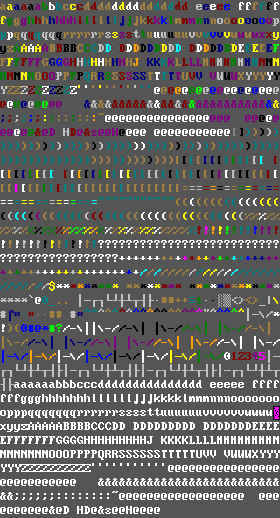
#> input picture vulture5-win/win/vulture/gamedata/map/ascii/nethack_3_6_0.png, 280 x 518 px
$ python contact_sheet.py
#> lines starting #> are read from the running program, lines starting #| are printed output that depends on the picture
#!/usr/bin/env python3
"""
Path A contact sheets + machine-readable mapping output.

Reads mapping.csv (from validate.py) and the (modified) atlas, and renders one
labeled contact sheet per group (monsters, objects, other): each 5.0.0 tile shown
as the atlas cell it maps to, upscaled; PLACEHOLDER entries rendered in MAGENTA.
Also emits patha_mapping.html (browsable table with 5.0.0 index/name, target index,
3.6.x name, provenance). mapping.csv itself is the CSV deliverable.
"""
import csv, os
from PIL import Image, ImageDraw

COLS_ATLAS, CW, CH = 40, 7, 14
SCALE = 4                      # upscale factor for the tiny 7x14 cells
SHEET_COLS = 24
MAGENTA = (255, 0, 255, 255)


def load_rows(csv_path):
    with open(csv_path, newline="") as fh:
        return list(csv.DictReader(fh))


def atlas_cell(atlas, idx):
    x0, y0 = (idx % COLS_ATLAS) * CW, (idx // COLS_ATLAS) * CH
    return atlas.crop((x0, y0, x0 + CW, y0 + CH))


def make_sheet(rows, atlas, out_png, placeholder_cell):
    cw, ch = CW * SCALE, CH * SCALE
    pad = 2
    n = len(rows)
    cols = SHEET_COLS
    rowsn = (n + cols - 1) // cols
    W = cols * (cw + pad) + pad
    H = rowsn * (ch + pad) + pad
    sheet = Image.new("RGBA", (W, H), (30, 30, 30, 255))
    for i, r in enumerate(rows):
        cx = pad + (i % cols) * (cw + pad)
        cy = pad + (i // cols) * (ch + pad)
        tgt = int(r["target_index"])
        if r["provenance"].endswith("placeholder") or tgt == placeholder_cell:
            cell = Image.new("RGBA", (CW, CH), MAGENTA)
            d = ImageDraw.Draw(cell)
            d.line((0, 0, CW - 1, CH - 1), fill=(0, 0, 0, 255))
            d.line((0, CH - 1, CW - 1, 0), fill=(0, 0, 0, 255))
        else:
            cell = atlas_cell(atlas, tgt)
        sheet.paste(cell.resize((cw, ch), Image.NEAREST), (cx, cy))
    sheet.save(out_png)
    return n, W, H


def main():
    here = os.path.dirname(os.path.abspath(__file__))
    root = os.path.abspath(os.path.join(here, "..", "..", ".."))
    atlas_path = os.path.join(root, "win", "vulture", "gamedata", "map", "ascii", "nethack_3_6_0.png")
    atlas = Image.open(atlas_path).convert("RGBA")
#> atlas is the input picture: PIL image 280x518 RGBA; mean R, G, B, A 103.4, 102.8, 101.3, 255
    rows = load_rows(os.path.join(here, "mapping.csv"))
#> (reads vulture5-win/win/vulture/patha/mapping.csv from the repository)
    placeholder_cell = 1199

    for grp in ("monsters", "objects", "other"):
        grp_rows = [r for r in rows if r["src_file"] == grp]
        n, W, H = make_sheet(grp_rows, atlas, os.path.join(here, "contact_%s.png" % grp), placeholder_cell)
        ph = sum(1 for r in grp_rows if r["provenance"].endswith("placeholder"))
        print("contact_%s.png: %d tiles (%d placeholder), %dx%d" % (grp, n, ph, W, H))
#> this loop made 3 passes
#> ph on passes 1 to 3: 12, 32, 107
#| contact_monsters.png: 789 tiles (12 placeholder), 722x1916
#| contact_objects.png: 483 tiles (32 placeholder), 722x1220
#| contact_other.png: 243 tiles (107 placeholder), 722x640
#> pass 1, in make_sheet, `sheet.save(out_png)`:
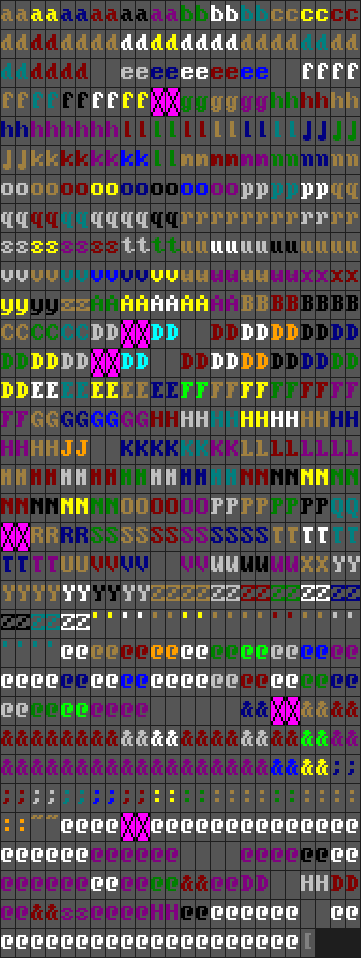
#> saved as contact_monsters.png: PIL image 722x1916 RGBA (shown at 1/2 size); mean R, G, B, A 91, 83.5, 85.6, 255
#> pass 2, in make_sheet (call 2), `sheet.save(out_png)`:
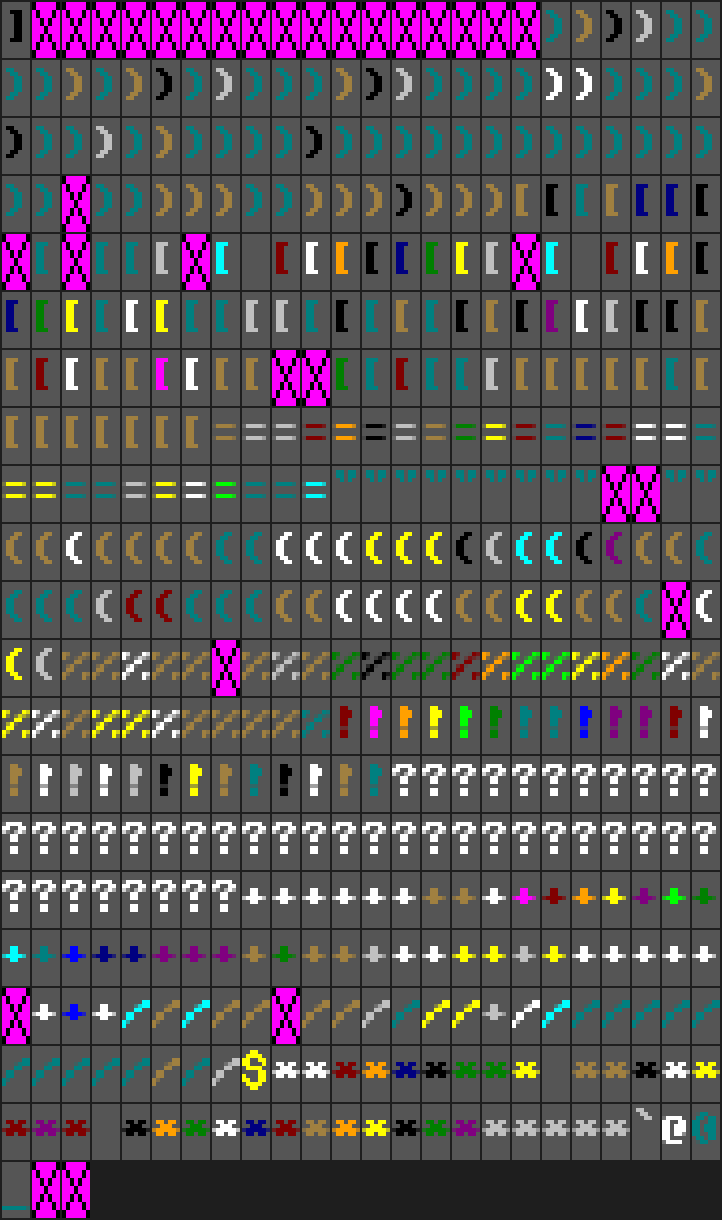
#> saved as contact_objects.png: PIL image 722x1220 RGBA; mean R, G, B, A 89, 81.2, 87.9, 255

    # HTML mapping table
    total_ph = sum(1 for r in rows if r["provenance"].endswith("placeholder"))
    html = ["<!doctype html><meta charset=utf-8><title>Path A 5.0.0->Vulture mapping</title>",
            "<style>body{font:13px monospace;background:#111;color:#ddd}"
            "table{border-collapse:collapse}td,th{border:1px solid #333;padding:2px 6px}"
            ".ph{background:#f0f;color:#000}</style>",
            "<h2>Path A remap: NetHack 5.0.0 (%d tiles) &rarr; Vulture atlas (3.6.6 order)</h2>" % len(rows),
            "<p>%d placeholders (magenta). Sheets: contact_monsters.png, contact_objects.png, contact_other.png</p>" % total_ph,
            "<table><tr><th>5.0.0 idx</th><th>file</th><th>5.0.0 name</th>"
            "<th>target cell</th><th>3.6.x name</th><th>provenance</th></tr>"]
    for r in rows:
        ph = "ph" if r["provenance"].endswith("placeholder") else ""
        html.append("<tr class=%s><td>%s</td><td>%s</td><td>%s</td><td>%s</td><td>%s</td><td>%s</td></tr>"
                    % (ph, r["src_index"], r["src_file"], r["src_name"],
                       r["target_index"], r["target_name"], r["provenance"]))
    html.append("</table>")
    with open(os.path.join(here, "patha_mapping.html"), "w", encoding="utf-8", newline="\n") as fh:
        fh.write("\n".join(html))
    print("wrote patha_mapping.html and mapping.csv (%d rows)" % len(rows))


if __name__ == "__main__":
    main()
